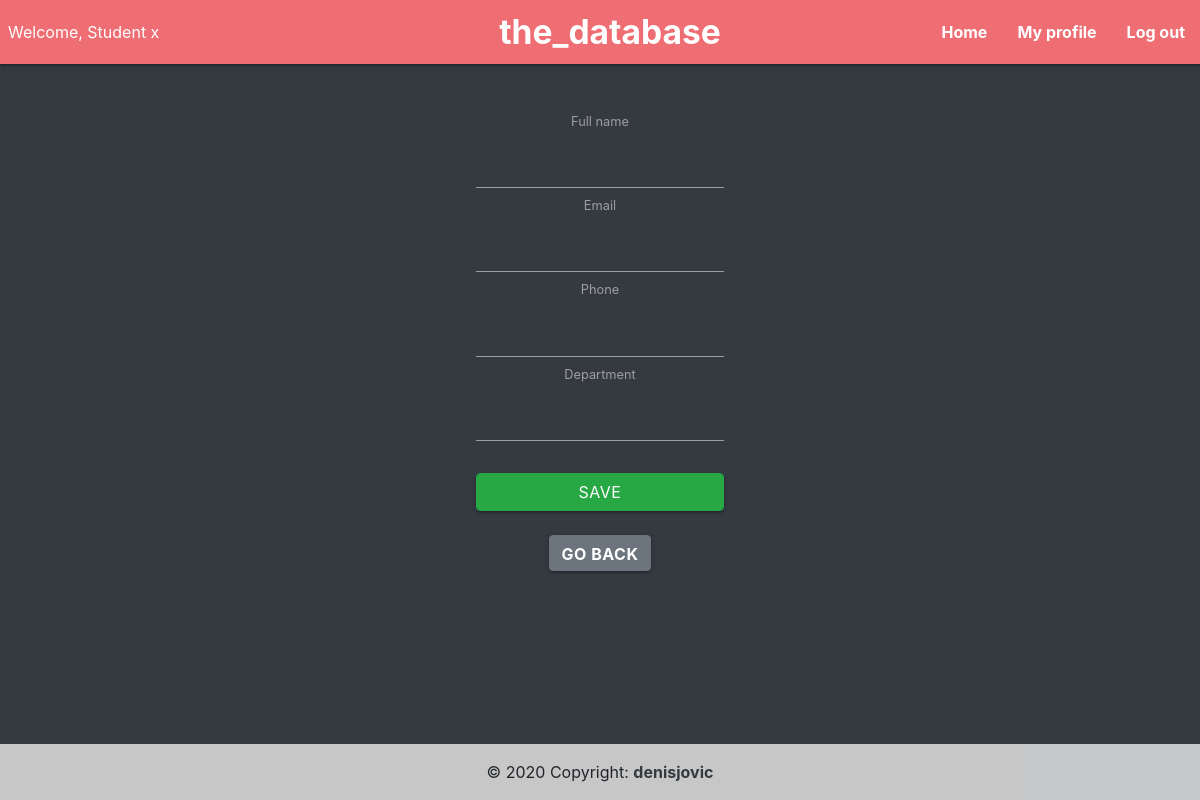
/edit/4 (signed in), run on an earlier commit of the app's database.
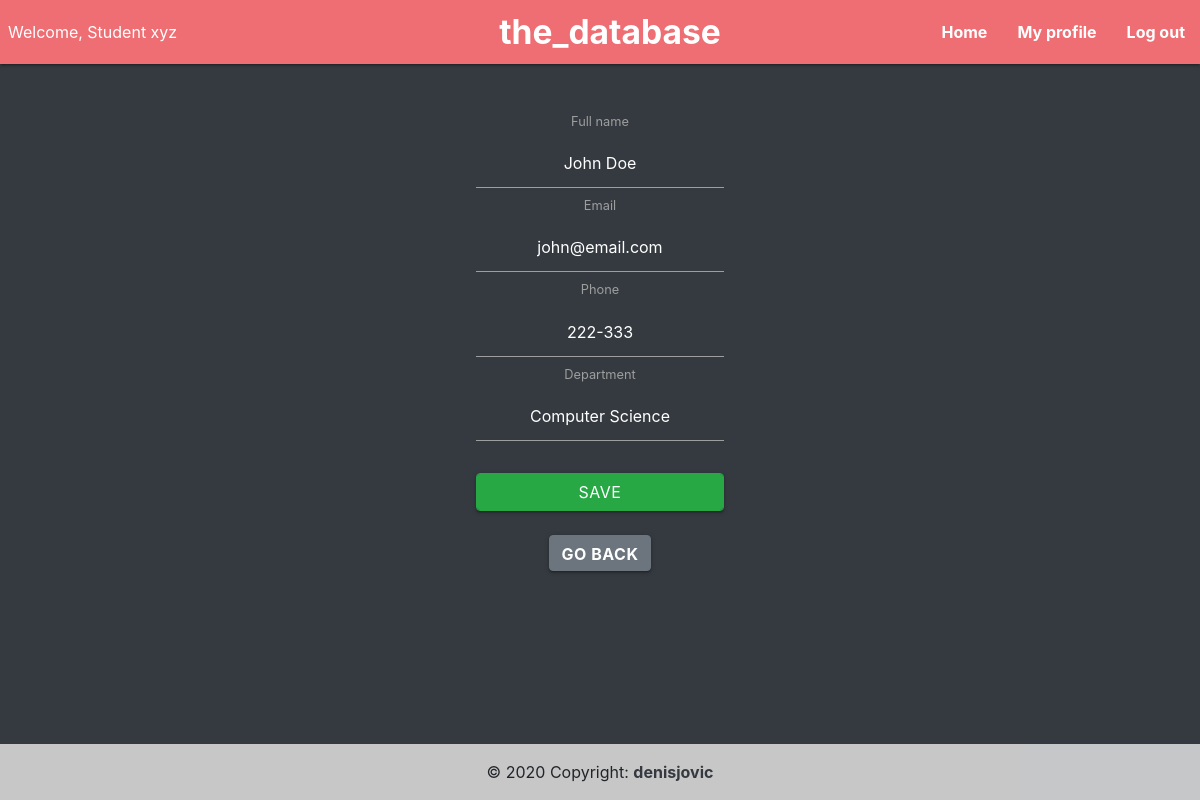
And on a later commit of the database.
### students_db/models.py (models this page shows, shortened)
class User(UserMixin, db.Model):
    id = db.Column(db.Integer(), primary_key=True)
    name = db.Column(db.String(30), nullable=False, unique=True)
    email = db.Column(db.String(40), nullable=False, unique=True)
    password_hash = db.Column(db.String(80), nullable=False, unique=True)
    department = db.Column(db.String(40), nullable=False)
    phone = db.Column(db.String(30))
    is_admin = db.Column(db.Boolean, default=False, nullable=False)

### students_db/routes.py (the view)
@app.route('/edit/<int:id>', methods=["GET", "POST"])
def edit(id):
    user_to_update = User.query.get(id)
    form = AddStudent(obj=user_to_update)
    if request.method == 'POST':
        form.populate_obj(user_to_update)
        db.session.commit()
        flash('User data updated!', category='success')
        return redirect(url_for('dashboard'))
    return render_template('profile.html', profile=user_to_update, form=form)

### students_db/forms.py
class AddStudent(FlaskForm):
    name = StringField(label='Full name', validators=[Length(min=3, max=20), DataRequired()])
    email = StringField(label='Email', validators=[Email(), DataRequired()])
    phone = StringField(label='Phone', validators=[Length(min=6, max=9), DataRequired()])
    department = StringField(label='Department', validators=[Length(min=3, max=30), DataRequired()])
    password = PasswordField(label='Password', validators=[Length(min=5), DataRequired()])
    submit_data = SubmitField(label='Add student')

### students_db/models.py (called while the page is built)
@login.user_loader
def load_user(id):
    return User.query.get(int(id))

### students_db/templates/profile.html (shortened to what this page needs)
{% extends "layout.html" %}
{% block content %}
<div class="container text-center mt-5">
<form action="/edit/{{ profile.id }}" method="POST" class="form-register">
  {{ form.name.label() }}
  {{ form.name(class="form-control text-white text-center") }}
  {{ form.email.label() }}
  {{ form.email(class="form-control text-white text-center") }}
  {{ form.phone.label() }}
  {{ form.phone(class="form-control text-white text-center") }}
  {{ form.department.label() }}
  {{ form.department(class="form-control text-white text-center") }}
  {{ form.submit_data(class="mt-4 form-control btn btn-large btn-success", value="Save") }}
    <button class="btn btn-secondary mt-4"><a href="{{ url_for('dashboard') }}">Go back</a></button>
</form>
</div>
{% endblock %}

### students_db/templates/layout.html (shortened to what this page needs)
<html>
<head>
    <link rel="stylesheet" href="https://cdnjs.cloudflare.com/ajax/libs/materialize/1.0.0/css/materialize.min.css">
    <link rel="stylesheet" href="{{ url_for('static', filename='style.css') }}">
    <link rel="stylesheet" href="https://cdnjs.cloudflare.com/ajax/libs/bulma/0.9.1/css/bulma.min.css"
/>
    <link rel="stylesheet" href="https://cdn.jsdelivr.net/npm/bootstrap@4.5.3/dist/css/bootstrap.min.css"
>
</head>
<body class='bg-dark'>
<nav>
    <div class="nav-wrapper">
        {% if current_user.is_authenticated %}
            <ul id="nav-mobile" class="left hide-on-med-and-down pl-2">
                <li>Welcome, {{ current_user.name.capitalize() }}</li>
            </ul>
        {% endif %}
        <a href="/" class="brand-logo center" style="padding-left: 20px; margin-bottom: 20px;">the_database</a>
        <ul id="nav-mobile" class="right hide-on-med-and-down">
            {% if current_user.is_authenticated %}
                <li><a href="/">Home</a></li>
                <li><a href="/edit/{{ current_user.id }}">My profile</a></li>
                <li><a href="/logout">Log out</a></li>
            {% else %}
                <li><a href="/login">Log in</a></li>
                <li><a href="/register">Sign up</a></li>
                </ul>
            {% endif %}
    </div>
</nav>
{% block content %}
{% endblock %}
<footer class="bg-light text-center text-lg-start fixed-bottom">
    <div class="text-center p-3" style="background-color: rgba(0, 0, 0, 0.2)">
        © 2020 Copyright:
        <a class="text-dark" href="https://linkedin.com/in/denisjovic/">denisjovic</a>
    </div>
</footer>
</body>
</html>

What changed in the data, as far as the page shows it:
changed User: name "Student x" → "Student xyz"
added User: name "John Doe", email "john@email.com", phone "222-333", department "Computer Science"
